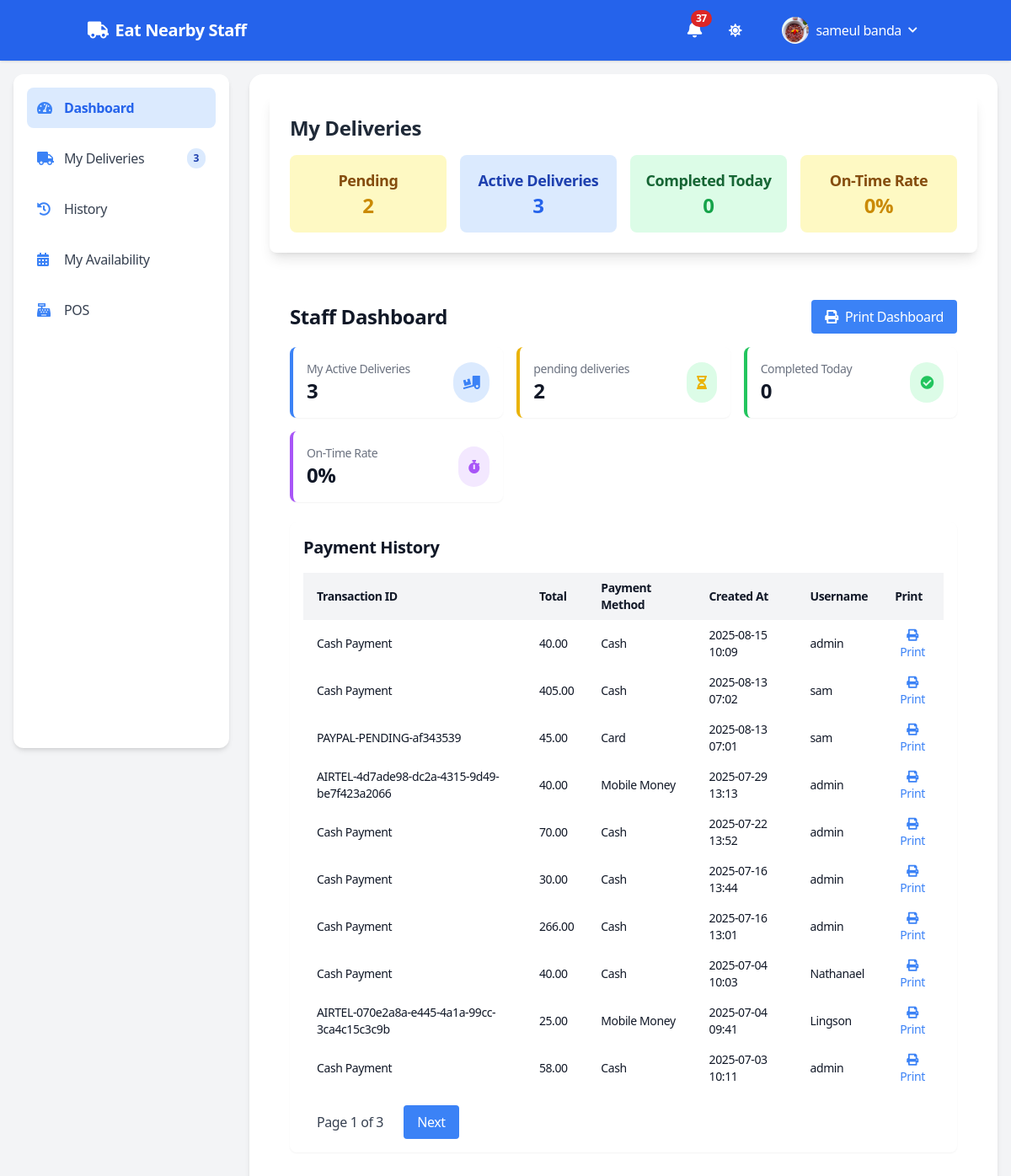
Before: /staffs/ (signed in) with the older database file.
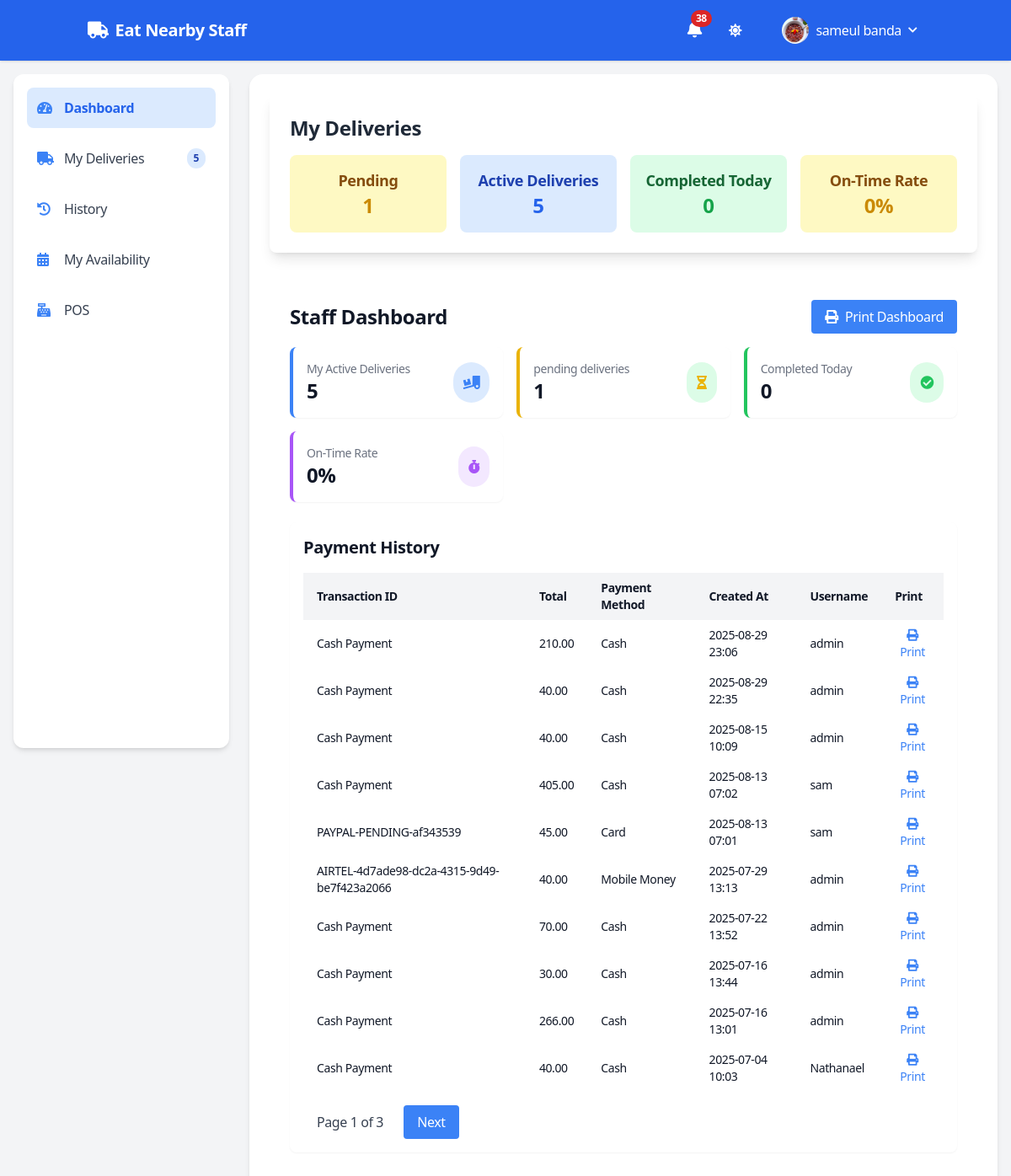
After: the same page with the newer database file.
### auths/models.py (models this page shows, shortened)
class User(AbstractUser):
    USER_TYPE_CHOICES = [
        ('admin', 'Admin'),
        ('customer', 'Customer'),
        ('staff', 'Staff'),
    ]
    GENDER_TYPE_CHOICES = [
    ('mr', 'Mr.'),
    ('mrs', 'Mrs.'),
    ('miss', 'Miss'),
    ('ms', 'Ms.'),
    ]
    def user_directory_path(instance, filename):
        return f'profile_images/{instance.username}/{filename}'
    first_name = models.CharField(max_length=100)
    last_name = models.CharField(max_length=100)
    user_type = models.CharField(max_length=10, choices=USER_TYPE_CHOICES, default='customer')
    gender = models.CharField(max_length=10, choices=GENDER_TYPE_CHOICES, blank=True, null=True)
    phone_number = models.IntegerField(blank=True, null=True)
    email = models.EmailField(max_length=100,unique=True, blank=False, null=True)
    image = models.ImageField(
        upload_to=user_directory_path,
        default='auths/images/empty.png',
        blank=True,
        null=True,
        verbose_name="Profile Image"
    )

### payments/models.py (models this page shows, shortened)
class PaymentHistory(models.Model):
    id = models.BigAutoField(primary_key=True)
    transaction_id = models.CharField(
        max_length=100,
        blank=True,
        null=True,
        help_text="Transaction ID from payment provider (e.g., PayPal)"
    )
    user = models.ForeignKey(
        User,
        on_delete=models.CASCADE,
        help_text="User who made the payment"
    )
    cart = models.ForeignKey(
        Cart,
        on_delete=models.SET_NULL,
        null=True,
        help_text="Cart associated with the payment"
    )
    delivery_info = models.ForeignKey(
        DeliveryInfo,
        on_delete=models.SET_NULL,
        null=True,
        related_name='payment_histories',
        help_text="Associated delivery information"
    )
    total = models.DecimalField(
        max_digits=10,
        decimal_places=2,
        help_text="Total payment amount"
    )
    items = models.JSONField(
        default=list,
        help_text="List of items in the payment (e.g., [{'name': 'Pizza', 'quantity': 2, 'subtotal': 15.00}])"
    )
    created_at = models.DateTimeField(auto_now_add=True)
    class Meta:
        ordering = ['-created_at']
        verbose_name = "Payment History"
        verbose_name_plural = "Payment Histories"

class DeliveryInfo(models.Model):
    id = models.BigAutoField(primary_key=True)
    DELIVERY_POINTS = [
        ('evelynhone', 'Evelyn Hone College'),
        ('zambia_police', 'Zambia Police Headquarters'),
        ('zambia_accountancy', 'Zambia Centre for Accountancy'),
        ('mukuba_house', 'Mukuba Pension House'),
        ('bus_terminus', 'Lusaka Intercity Bus Terminus'),
        ('national_museum', 'Lusaka National Museum'),
    ]
    DELIVERY_POINTS_COORDS = {
        "evelynhone": {"lat": -15.4163, "lng": 28.2993},  # Evelyn Hone College
        "zambia_police": {"lat": -15.4211, "lng": 28.3014},  # Zambia Police Headquarters
        "zambia_accountancy": {"lat": -15.4163, "lng": 28.2888},  # Zambia Centre for Accountancy
        "mukuba_house": {"lat": -15.4182, "lng": 28.2845},  # Mukuba Pension House
        "bus_terminus": {"lat": -15.4204, "lng": 28.2902},  # Lusaka Intercity Bus Terminus
        "national_museum": {"lat": -15.4198, "lng": 28.2877},  # Lusaka National Museum
    }
    PAYMENT_METHODS = [
        ('cash', 'Cash'),
        ('mobile_money', 'Mobile Money'),
        ('card', 'Card'),
    ]
    MOBILE_MONEY_PROVIDERS = [
        ('airtel', 'Airtel'),
        ('mtn', 'MTN'),
        ('zamtel', 'Zamtel'),
    ]
    CARD_PROVIDERS = [
        ('paypal', 'Paypal'),
        ('pesapal', 'Pesapal'),
        ('stripe', 'Stripe'),
    ]
    DELIVERY_STATUS_CHOICES = [
        ('pending', 'Pending'),
        ('in_progress', 'In Progress'),
        ('completed', 'Completed'),
        ('cancelled', 'Cancelled'),
    ]
    user = models.ForeignKey(
        User,
        on_delete=models.CASCADE,
        help_text="User who placed the order"
    )
    cart = models.ForeignKey(
        Cart,
        on_delete=models.CASCADE,
        help_text="Cart containing order items"
    )
    address = models.CharField(
        max_length=100,
        blank=True,
        null=True,
        help_text="Custom delivery address, if not using predefined point"
    )
    predefined_address = models.CharField(
        max_length=30,
        choices=DELIVERY_POINTS,
        blank=True,
        null=True,
        help_text="Predefined delivery point"
    )
    is_pos_order = models.BooleanField(
        default=False,
        help_text="Indicates if this is an in-store POS order"
    )
    delivery_status = models.CharField(
        max_length=20,
        choices=DELIVERY_STATUS_CHOICES,
        default='pending',
        help_text="Current delivery status"
    )
    payment_method = models.CharField(
        max_length=20,
        choices=PAYMENT_METHODS,
        default='cash',
        help_text="Payment method used"
    )
    payment_provider = models.CharField(
        max_length=20,
        blank=True,
        null=True,
        help_text="Specific provider for Mobile Money or Card (e.g., Airtel, Stripe)"
    )
    phone_number = models.CharField(
        max_length=20,
        validators=[RegexValidator(r'^\+\d{10,15}$', 'Enter a valid phone number (e.g., +260973546375)')],
        help_text="Primary contact number"
    )
    secondary_phone_number = models.CharField(
        max_length=20,
        blank=True,
        null=True,
        validators=[RegexValidator(r'^\+\d{10,15}$', 'Enter a valid phone number (e.g., +260973546375)')],
        help_text="Optional secondary contact number"
    )
    restaurant_location = models.JSONField(
        null=True,
        blank=True,
        help_text="Restaurant coordinates {'lat': float, 'lng': float}"
    )
    driver_location = models.JSONField(
        null=True,
        blank=True,
        help_text="Driver coordinates {'lat': float, 'lng': float}"
    )
    last_location_update = models.DateTimeField(
        blank=True,
        null=True,
        help_text="Timestamp of last location update"
    )
    created_at = models.DateTimeField(auto_now_add=True)
    updated_at = models.DateTimeField(auto_now=True)
    def get_payment_method_display(self):
        return dict(self.PAYMENT_METHODS).get(self.payment_method, self.payment_method)
    class Meta:
        ordering = ['-created_at']
        verbose_name = "Delivery Info"
        verbose_name_plural = "Delivery Info"

### staffs/views.py (the view)
# urls.py: path('', views.dashboard, name='dashboard'),
@login_required
@staff_view
def dashboard(request):
    today = now().date()
    staff = request.user
    stats = StaffAssignment.objects.filter(staff=staff).aggregate(
        active_count=Count('id', filter=Q(delivery__delivery_status='in_progress')),
        completed_today_count=Count('id', filter=Q(delivery__delivery_status='completed', delivery__updated_at__date=today)),
        total_completed_count=Count('id', filter=Q(delivery__delivery_status='completed')),
        pending_count=Count('id', filter=Q(delivery__delivery_status='pending'))
    )
    active_deliveries = stats['active_count']
    completed_today = stats['completed_today_count']
    total_completed = stats['total_completed_count']
    pending_count = stats['pending_count']
    on_time_rate = 0 if total_completed == 0 else round((completed_today / total_completed) * 100)
    payment_history = PaymentHistory.objects.filter(
        delivery_info__staff_assignments__staff=staff
    ).select_related('delivery_info', 'user').prefetch_related('delivery_info__staff_assignments').order_by('-created_at')
    paginator = Paginator(payment_history, 10)
    page_number = request.GET.get('page', 1)
    page_obj = paginator.get_page(page_number)
    dashboard_notifications = Notification.objects.filter(
        recipient=staff,
        is_read=False,
        notification_type='new_order'
    ).count()
    history_notifications = Notification.objects.filter(
        recipient=staff,
        is_read=False,
        notification_type__in=['delivery_completed', 'delivery_declined']
    ).count()
    availability_notifications = StaffAssignment.objects.filter(
        staff=staff,
        assigned_at__gte=now().replace(hour=0, minute=0, second=0, microsecond=0),
        assigned_at__lt=now().replace(hour=0, minute=0, second=0, microsecond=0) + timedelta(days=1)
    ).count()
    context = {
        'my_deliveries': {
            'active_count': active_deliveries,
            'completed_today': completed_today,
            'on_time_rate': on_time_rate,
            'pending_count': pending_count
        },
        'payment_history': page_obj,
        'page_obj': page_obj,
        'dashboard_notifications': dashboard_notifications,
        'history_notifications': history_notifications,
        'availability_notifications': availability_notifications,
        'last_login': staff.last_login,
        'staff_name': staff.get_full_name() or staff.username,
    }
    return render(request, 'staffs/dashboard.html', context)

### staffs/templates/staffs/dashboard.html (shortened to what this page needs)
 {% extends 'staffs_base.html' %}
{% load static %}
{% block content %}
<div class="p-4 md:p-6">
    <div class="flex justify-between items-center mb-4">
        <h1 class="text-2xl font-extrabold text-gray-900 dark:text-white">Staff Dashboard</h1>
        <button onclick="window.print()" class="print-button bg-blue-500 text-white px-4 py-2 rounded hover:bg-blue-600">
            <i class="fas fa-print mr-2"></i>Print Dashboard
        </button>
    </div>
    <div class="grid grid-cols-1 md:grid-cols-3 gap-4 mb-6">
        <div class="bg-white dark:bg-gray-800 p-4 rounded-lg shadow-sm border-l-4 border-blue-500">
            <div class="flex items-center justify-between">
                <div>
                    <p class="text-gray-500 dark:text-gray-400 text-sm">My Active Deliveries</p>
                    <p class="text-2xl font-bold text-gray-900 dark:text-white">{{ my_deliveries.active_count }}</p>
                </div>
                <div class="bg-blue-100 dark:bg-blue-700 p-3 rounded-full">
                    <i class="fas fa-truck-loading text-blue-500 dark:text-blue-300"></i>
                </div>
            </div>
        </div>
        <div class="bg-white dark:bg-gray-800 p-4 rounded-lg shadow-sm border-l-4 border-yellow-500">
            <div class="flex items-center justify-between">
                <div>
                    <p class="text-gray-500 dark:text-gray-400 text-sm">pending deliveries</p>
                    <p class="text-2xl font-bold text-gray-900 dark:text-white">{{ my_deliveries.pending_count }}</p>
                </div>
                <div class="bg-green-100 dark:bg-yellow-500 p-3 rounded-full">
                    <i class="fas fa-hourglass-half text-yellow-500 dark:text-green-300"></i>
                </div>
            </div>
        </div>
        <div class="bg-white dark:bg-gray-800 p-4 rounded-lg shadow-sm border-l-4 border-green-500">
            <div class="flex items-center justify-between">
                <div>
                    <p class="text-gray-500 dark:text-gray-400 text-sm">Completed Today</p>
                    <p class="text-2xl font-bold text-gray-900 dark:text-white">{{ my_deliveries.completed_today }}</p>
                </div>
                <div class="bg-green-100 dark:bg-green-700 p-3 rounded-full">
                    <i class="fas fa-check-circle text-green-500 dark:text-green-300"></i>
                </div>
            </div>
        </div>
        <div class="bg-white dark:bg-gray-800 p-4 rounded-lg shadow-sm border-l-4 border-purple-500">
            <div class="flex items-center justify-between">
                <div>
                    <p class="text-gray-500 dark:text-gray-400 text-sm">On-Time Rate</p>
                    <p class="text-2xl font-bold text-gray-900 dark:text-white">{{ my_deliveries.on_time_rate }}%</p>
                </div>
                <div class="bg-purple-100 dark:bg-purple-700 p-3 rounded-full">
                    <i class="fas fa-stopwatch text-purple-500 dark:text-purple-300"></i>
                </div>
            </div>
        </div>
    </div>
    <div class="bg-white dark:bg-gray-800 p-4 rounded-lg shadow-sm mb-6 overflow-x-auto">
        <h2 class="text-xl font-bold text-gray-900 dark:text-white mb-4">Payment History</h2>
        <table class="w-full border-collapse text-sm">
            <thead>
                <tr class="bg-gray-100 dark:bg-gray-700">
                    <th class="px-4 py-2 text-left">Transaction ID</th>
                    <th class="px-4 py-2 text-left">Total</th>
                    <th class="px-4 py-2 text-left">Payment Method</th>
                    <th class="px-4 py-2 text-left">Created At</th>
                    <th class="px-4 py-2 text-left">Username</th>
                    <th class="px-4 py-2 text-left screen-only">Print</th>
                </tr>
            </thead>
            <tbody>
                {% for payment in payment_history %}
                    <tr data-payment-id="{{ payment.id }}" class="hover:bg-gray-50 dark:hover:bg-gray-600">
                        <td class="px-4 py-2">
                            {% if payment.delivery_info.payment_method != 'cash' %}
                                {{ payment.transaction_id|default:"N/A" }}
                            {% else %}
                                Cash Payment
                            {% endif %}
                        </td>
                        <td class="px-4 py-2">{{ payment.total }}</td>
                        <td class="px-4 py-2">{{ payment.delivery_info.get_payment_method_display }}</td>
                        <td class="px-4 py-2">{{ payment.created_at|date:"Y-m-d H:i" }}</td>
                        <td class="px-4 py-2">{{ payment.user.username }}</td>
                        <td class="px-4 py-2 screen-only">
                            <button onclick="printPayment({{ payment.id }})" class="text-blue-500 dark:text-blue-400 hover:underline">
                                <i class="fas fa-print"></i> Print
                            </button>
                        </td>
                    </tr>
                {% empty %}
                    <tr>
                        <td colspan="6" class="px-4 py-2 text-center text-gray-500 dark:text-gray-400">No payment history found.</td>
                    </tr>
                {% endfor %}
            </tbody>
        </table>
        <div class="mt-4 pagination flex flex-wrap gap-2">
            <span class="px-4 py-2 text-gray-700 dark:text-gray-300">Page {{ page_obj.number }} of {{ page_obj.paginator.num_pages }}</span>
            {% if page_obj.has_next %}
                <a href="?page={{ page_obj.next_page_number }}" class="px-4 py-2 bg-blue-500 text-white rounded hover:bg-blue-600">Next</a>
            {% endif %}
        </div>
    </div>
</div>
{% endblock %}

### staffs/templates/staffs/staffs_header.html (shortened to what this page needs)
{% load static %}
<header>
  <nav class="bg-blue-600 dark:bg-blue-800 dark:text-white fixed top-0 w-full z-50 shadow">
    <div class="container mx-auto px-4 py-3 flex items-center justify-between">
      <a href="{% url 'staffs:my_deliveries' %}" class="text-white text-xl font-semibold flex items-center">
        <i class="fas fa-truck mr-2"></i> Eat Nearby Staff
      </a>
      <div class="flex items-center space-x-4">
        <div class="relative">
          <button id="notificationBtn" class="p-2 rounded-full hover:bg-blue-700 dark:hover:bg-blue-900 relative">
            <i class="fas fa-bell text-white text-xl"></i>
            {% if nav_total_notifications > 0 %}
                                <span class="absolute -top-1 -right-1 bg-red-600 text-white text-xs font-bold rounded-full px-1.5 py-0.5">
                                    {{ nav_total_notifications }}
                                </span>
                            {% endif %}
          </button>
        </div>
        <button id="darkModeToggle" class="p-2 rounded-full hover:bg-blue-700 dark:hover:bg-blue-900 text-white">
          <i class="fas fa-sun hidden dark:block"></i>
        </button>
        <div class="relative">
          <button id="userMenuBtn" class="flex items-center space-x-2 p-2 rounded hover:bg-blue-700 dark:hover:bg-blue-900 text-white">
            <img src="{% if request.user.image %}{{ request.user.image.url }}{% else %}{% static 'images/default-avatar.png' %}{% endif %}" class="h-8 w-8 rounded-full" alt="User Avatar">
            <span class="hidden md:block">{{ request.user.get_full_name }}</span>
            <i class="fas fa-chevron-down text-xs"></i>
          </button>
        </div>
      </div>
    </div>
  </nav>
</header>

Changed rows visible on the page:
no longer on this page (row unchanged): PaymentHistory: transaction_id "AIRTEL-070e2a8a-e445-4a1a-99cc-3ca4c15c3c9b", total "25.00", delivery_info.payment_method "Mobile Money", created_at "2025-07-04 09:41", user.username "Lingson"
no longer on this page (row unchanged): PaymentHistory: shows "Cash Payment", total "58.00", delivery_info.payment_method "Cash", created_at "2025-07-03 10:11", user.username "admin"
added PaymentHistory: shows "Cash Payment", total "210.00", delivery_info.payment_method "Cash", created_at "2025-08-29 23:06", user.username "admin"
added PaymentHistory: shows "Cash Payment", total "40.00", delivery_info.payment_method "Cash", created_at "2025-08-29 22:35", user.username "admin"
Other visible differences:
{{ nav_total_notifications }}: "37" → "38"
{{ my_deliveries.active_count|default:"0" }}: "3" → "5"
{{ my_deliveries.pending_count|default:"0" }}: "2" → "1"
{{ my_deliveries.active_count }}: "3" → "5"
{{ my_deliveries.pending_count }}: "2" → "1"
